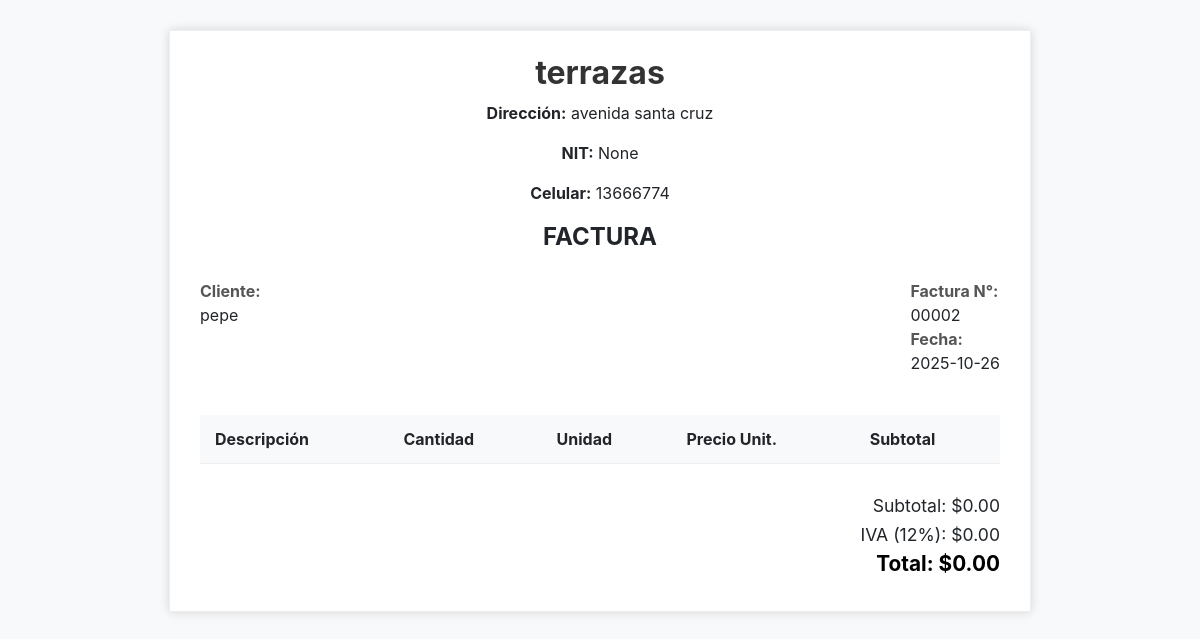
Page /factura_publica/c4621b90-9254-41f5-8b37-fef5f4564773 on the committed database.
### tables this page shows
CREATE TABLE ingenios (
                id INTEGER PRIMARY KEY AUTOINCREMENT,
                nombre TEXT NOT NULL UNIQUE
            , direccion TEXT NOT NULL DEFAULT "", nit TEXT, celular TEXT NOT NULL DEFAULT "");

CREATE TABLE transacciones (
                id INTEGER PRIMARY KEY AUTOINCREMENT,
                tipo TEXT NOT NULL,
                nombre TEXT NOT NULL,
                fecha TEXT NOT NULL,
                total REAL NOT NULL
            , ingenio_id INTEGER REFERENCES ingenios(id), observaciones TEXT, factura_uuid TEXT);

### blueprints/reports.py (the view)
@reports_bp.route('/factura_publica/<uuid:factura_uuid>')
def ver_factura_publica(factura_uuid):
    try:
        datos_factura = obtener_datos_factura_por_uuid_logic(str(factura_uuid))
        if not datos_factura:
            return "Factura no encontrada.", 404
        subtotal = sum(d[5] for d in datos_factura['detalles'])
        tipo = datos_factura['info'][6]  # tipo is now included
        if tipo in ('servicio_secado', 'servicio_pelado'):
            iva = 0.0  # No IVA for services
        else:
            iva = subtotal * 0.12
        total_final = subtotal + iva
        return render_template('factura_publica.html', factura=datos_factura, subtotal=subtotal, iva=iva, total_final=total_final)
    except Exception as e:
        current_app.logger.error(f"Error al ver factura pública {factura_uuid}: {e}", exc_info=True)
        return "Error al cargar la factura.", 500

### db.py (called while the page is built)
def obtener_detalles_de_venta_db(conn: sqlite3.Connection, transaccion_id: int):
    c = conn.cursor()
    c.execute("""
        SELECT
            p.nombre, dt.variedad, dt.cantidad, dt.unidad, dt.precio_unitario, dt.subtotal, dt.lote
        FROM detalle_transaccion dt
        JOIN productos p ON dt.producto_id = p.id
        WHERE dt.transaccion_id = ?
        ORDER BY dt.id
    """, (transaccion_id,))
    return c.fetchall()

def obtener_datos_factura_por_uuid_db(conn: sqlite3.Connection, factura_uuid: str):
    c = conn.cursor()
    c.execute("""
        SELECT t.id, t.nombre, t.fecha, t.total, t.observaciones, i.nombre, i.direccion, i.nit, i.celular, t.tipo
        FROM transacciones t
        JOIN ingenios i ON t.ingenio_id = i.id
        WHERE t.factura_uuid = ? AND t.tipo IN ('venta', 'servicio_secado', 'servicio_pelado')
    """, (factura_uuid,))
    transaccion_info = c.fetchone()
    if not transaccion_info:
        return None
    detalles = obtener_detalles_de_venta_db(conn, transaccion_info[0])
    return {'info': transaccion_info, 'detalles': detalles}

### logic.py (called while the page is built)
def obtener_datos_factura_por_uuid_logic(factura_uuid: str):
    with sqlite3.connect(DB_NAME) as conn:
        return obtener_datos_factura_por_uuid_db(conn, factura_uuid)

### templates/factura_publica.html (shortened to what this page needs)
<!DOCTYPE html>
<html lang="es">
<head>
</head>
<body>
    <div class="invoice-box">
        <div class="invoice-header">
            <h1>{{ factura.info[5] }}</h1>
            {% if factura.info[6] %}
                <p><strong>Dirección:</strong> {{ factura.info[6] }}</p>
            {% endif %}
            {% if factura.info[7] %}
                <p><strong>NIT:</strong> {{ factura.info[7] }}</p>
            {% endif %}
            {% if factura.info[8] %}
                <p><strong>Celular:</strong> {{ factura.info[8] }}</p>
            {% endif %}
            <h2>FACTURA</h2>
        </div>
        <div class="invoice-details">
            <div>
                <strong>Cliente:</strong> {{ factura.info[1] }}
            </div>
            <div>
                <strong>Factura N°:</strong> {{ "%05d"|format(factura.info[0]) }}<br>
                <strong>Fecha:</strong> {{ factura.info[2].split(' ')[0] }}
            </div>
        </div>
        <table>
            <thead>
                <tr>
                    <th>Descripción</th>
                    <th>Cantidad</th>
                    <th>Unidad</th>
                    <th>Precio Unit.</th>
                    <th>Subtotal</th>
                </tr>
            </thead>
        </table>
        <div class="totals">
            <p>Subtotal: ${{ "%.2f"|format(subtotal) }}</p>
            <p>IVA (12%): ${{ "%.2f"|format(iva) }}</p>
            <p class="total">Total: ${{ "%.2f"|format(total_final) }}</p>
        </div>
    </div>
</body>
</html>

### templates/factura_publica.html (style rules this page uses)
body { font-family: -apple-system, BlinkMacSystemFont, "Segoe UI", Roboto, "Helvetica Neue", Arial, sans-serif; margin: 0; padding: 0; background-color: #f8f9fa; color: #212529; }
.invoice-box { max-width: 800px; margin: 30px auto; padding: 30px; border: 1px solid #eee; box-shadow: 0 0 10px rgba(0, 0, 0, 0.15); font-size: 16px; line-height: 24px; background-color: #fff; }
.invoice-header { text-align: center; margin-bottom: 30px; }
.invoice-header h1 { margin: 0; font-size: 2em; color: #333; }
.invoice-details { display: flex; justify-content: space-between; margin-bottom: 40px; }
.invoice-details div { text-align: left; }
.invoice-details strong { display: block; color: #555; }
table { width: 100%; border-collapse: collapse; text-align: left; }
table th, table td { padding: 12px 15px; border-bottom: 1px solid #eee; }
table th { background-color: #f8f9fa; font-weight: bold; }
.totals { margin-top: 30px; text-align: right; }
.totals p { margin: 5px 0; font-size: 1.1em; }
.totals .total { font-weight: bold; font-size: 1.3em; color: #000; }

### rows in the picture
ingenios: nombre "terrazas", direccion "avenida santa cruz", nit "None", celular "13666774"
transacciones: nombre "pepe", id "00002", fecha "2025-10-26"

### other values in the picture
{{ "%.2f"|format(subtotal) }} "0.00"
{{ "%.2f"|format(iva) }} "0.00"
{{ "%.2f"|format(total_final) }} "0.00"
